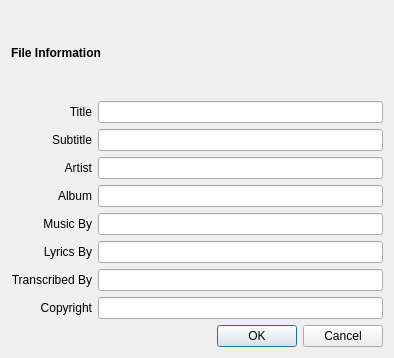
<?xml version="1.0" encoding="UTF-8"?>
<ui version="4.0">
 <class>REFilePropertiesDialog</class>
 <widget class="QDialog" name="REFilePropertiesDialog">
  <property name="geometry">
   <rect>
    <x>0</x>
    <y>0</y>
    <width>394</width>
    <height>358</height>
   </rect>
  </property>
  <property name="windowTitle">
   <string>Dialog</string>
  </property>
  <layout class="QGridLayout" name="gridLayout">
   <item row="0" column="0" colspan="2">
    <widget class="QLabel" name="label_9">
     <property name="font">
      <font>
       <weight>75</weight>
       <bold>true</bold>
      </font>
     </property>
     <property name="text">
      <string>File Information</string>
     </property>
    </widget>
   </item>
   <item row="1" column="0">
    <widget class="QLabel" name="label">
     <property name="text">
      <string>Title</string>
     </property>
     <property name="alignment">
      <set>Qt::AlignRight|Qt::AlignTrailing|Qt::AlignVCenter</set>
     </property>
    </widget>
   </item>
   <item row="1" column="1">
    <widget class="QLineEdit" name="title"/>
   </item>
   <item row="2" column="0">
    <widget class="QLabel" name="label_2">
     <property name="text">
      <string>Subtitle</string>
     </property>
     <property name="alignment">
      <set>Qt::AlignRight|Qt::AlignTrailing|Qt::AlignVCenter</set>
     </property>
    </widget>
   </item>
   <item row="2" column="1">
    <widget class="QLineEdit" name="subtitle"/>
   </item>
   <item row="3" column="0">
    <widget class="QLabel" name="label_4">
     <property name="text">
      <string>Artist</string>
     </property>
     <property name="alignment">
      <set>Qt::AlignRight|Qt::AlignTrailing|Qt::AlignVCenter</set>
     </property>
    </widget>
   </item>
   <item row="3" column="1">
    <widget class="QLineEdit" name="artist"/>
   </item>
   <item row="4" column="0">
    <widget class="QLabel" name="label_3">
     <property name="text">
      <string>Album</string>
     </property>
     <property name="alignment">
      <set>Qt::AlignRight|Qt::AlignTrailing|Qt::AlignVCenter</set>
     </property>
    </widget>
   </item>
   <item row="4" column="1">
    <widget class="QLineEdit" name="album"/>
   </item>
   <item row="5" column="0">
    <widget class="QLabel" name="label_6">
     <property name="text">
      <string>Music By</string>
     </property>
     <property name="alignment">
      <set>Qt::AlignRight|Qt::AlignTrailing|Qt::AlignVCenter</set>
     </property>
    </widget>
   </item>
   <item row="5" column="1">
    <widget class="QLineEdit" name="musicBy"/>
   </item>
   <item row="6" column="0">
    <widget class="QLabel" name="label_5">
     <property name="text">
      <string>Lyrics By</string>
     </property>
     <property name="alignment">
      <set>Qt::AlignRight|Qt::AlignTrailing|Qt::AlignVCenter</set>
     </property>
    </widget>
   </item>
   <item row="6" column="1">
    <widget class="QLineEdit" name="lyricsBy"/>
   </item>
   <item row="7" column="0">
    <widget class="QLabel" name="label_8">
     <property name="text">
      <string>Transcribed By</string>
     </property>
     <property name="alignment">
      <set>Qt::AlignRight|Qt::AlignTrailing|Qt::AlignVCenter</set>
     </property>
    </widget>
   </item>
   <item row="7" column="1">
    <widget class="QLineEdit" name="transcribedBy"/>
   </item>
   <item row="8" column="0">
    <widget class="QLabel" name="label_7">
     <property name="text">
      <string>Copyright</string>
     </property>
     <property name="alignment">
      <set>Qt::AlignRight|Qt::AlignTrailing|Qt::AlignVCenter</set>
     </property>
    </widget>
   </item>
   <item row="8" column="1">
    <widget class="QLineEdit" name="copyright"/>
   </item>
   <item row="9" column="0" colspan="2">
    <widget class="QDialogButtonBox" name="buttonBox">
     <property name="orientation">
      <enum>Qt::Horizontal</enum>
     </property>
     <property name="standardButtons">
      <set>QDialogButtonBox::Cancel|QDialogButtonBox::Ok</set>
     </property>
    </widget>
   </item>
  </layout>
 </widget>
 <resources/>
 <connections>
  <connection>
   <sender>buttonBox</sender>
   <signal>accepted()</signal>
   <receiver>REFilePropertiesDialog</receiver>
   <slot>accept()</slot>
   <hints>
    <hint type="sourcelabel">
     <x>248</x>
     <y>254</y>
    </hint>
    <hint type="destinationlabel">
     <x>157</x>
     <y>274</y>
    </hint>
   </hints>
  </connection>
  <connection>
   <sender>buttonBox</sender>
   <signal>rejected()</signal>
   <receiver>REFilePropertiesDialog</receiver>
   <slot>reject()</slot>
   <hints>
    <hint type="sourcelabel">
     <x>316</x>
     <y>260</y>
    </hint>
    <hint type="destinationlabel">
     <x>286</x>
     <y>274</y>
    </hint>
   </hints>
  </connection>
 </connections>
</ui>
